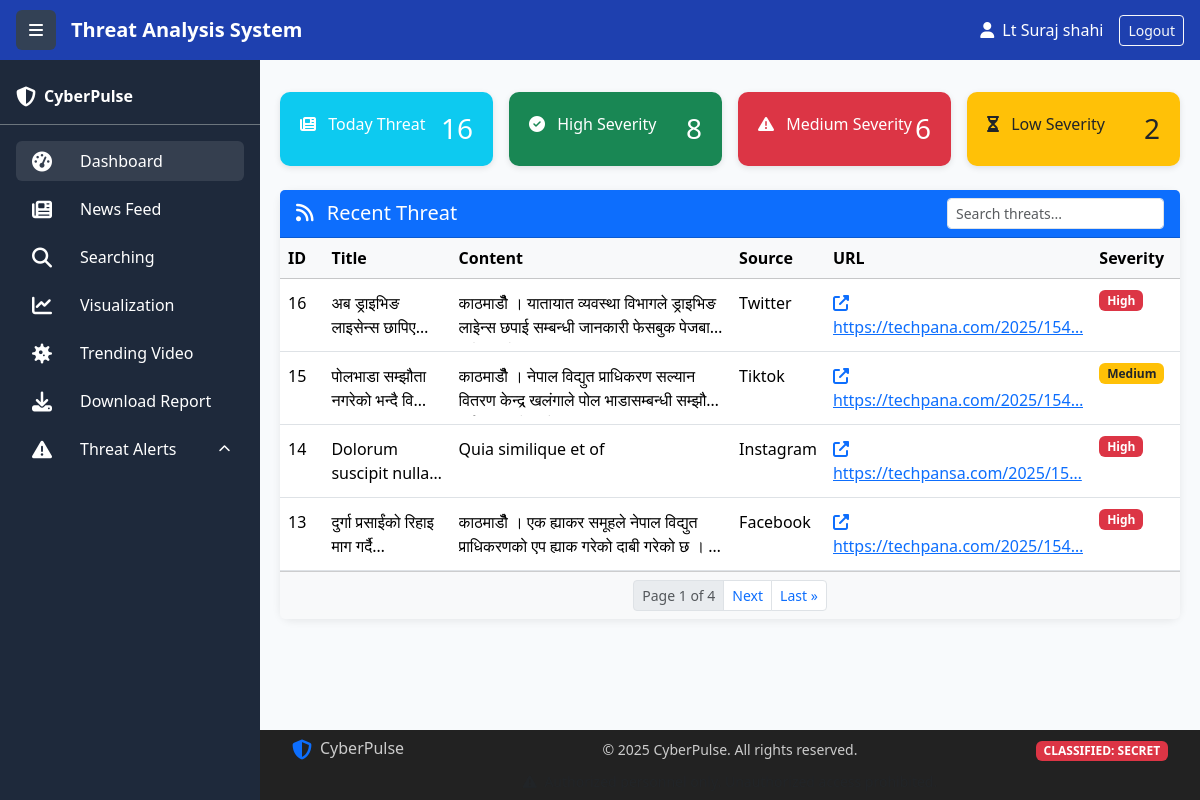
Before: /dashboard/ with the older database file.
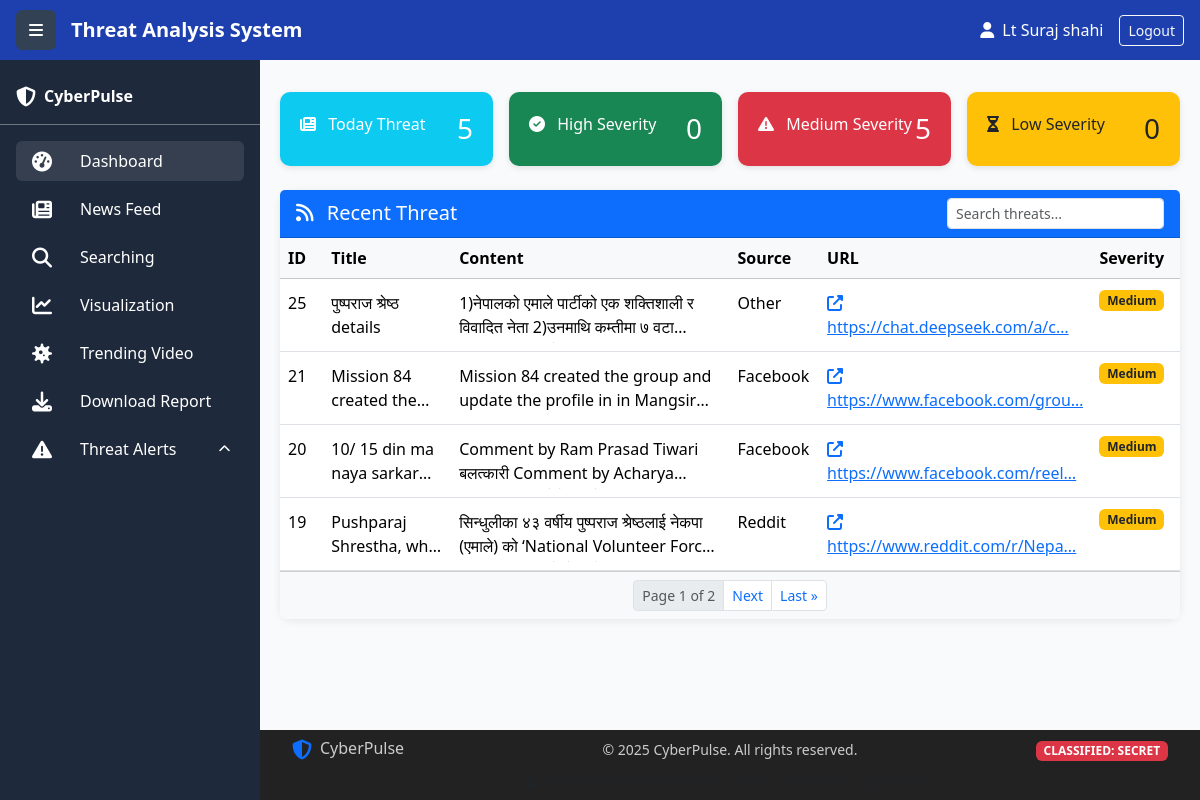
After: the same page with the newer database file.
### collect/models.py (models this page shows, shortened)
class ThreatAlert(models.Model):
    CATEGORY_CHOICES = [
        ('Genz', 'Genz'),
        ('PM', 'PM'),
        ('People', 'People'),
        ('Protest', 'Protest'),
        ('Disinformation', 'Disinformation / Fake News'),
        ('Army', 'Army'),
        ('Police', 'Police'),
        ('APF', 'APF'),
        ('NationalCyberCrime', 'National CyberCrime'),
        ('InternationalCyberCrime', 'International CyberCrime'),
        ('ElectionManipulation', 'Election Manipulation'),
        ('SocialEngineering', 'Social Engineering'),
        ('DataLeak', 'Data Leak'),
        ('Scam', 'Financial Scam'),
        ('Impersonation', 'Impersonation'),
        ('Malware', 'Malware / Infected Links'),
        ('Other', 'Other'),
    ]
    SEVERITY_CHOICES = [
        ('low', 'Low'),
        ('medium', 'Medium'),
        ('high', 'High'),
         ('critical', 'Critical'),
    ]
    title = models.CharField(max_length=300)
    image = models.ImageField(upload_to='threat_alerts/', blank=True, null=True)
    video = models.FileField(upload_to='threat_alerts/videos/', blank=True, null=True,
                           help_text="Upload video files")
    content = models.TextField()
    category = models.CharField(
        max_length=50,
        choices=CATEGORY_CHOICES,
        default='Other'
    )
    source = models.CharField(max_length=50, default='unknown')
    url = models.URLField(unique=True)
    severity = models.CharField(
        max_length=10,
        choices=SEVERITY_CHOICES,
        default='low'
    )
    timestamp = models.DateTimeField(auto_now_add=True)

### collect/views.py (the view)
# urls.py: path('dashboard/', views.dashboard, name='dashboard'),
def dashboard(request):
    user = request.user
    role_map = {2: 'Admin', 1: 'Analyst', 0: 'Viewer'}
    role_display = role_map.get(getattr(user, 'role', 0), 'Unknown')
    query = request.GET.get('q', '').strip()
    threats = ThreatAlert.objects.all().order_by('-timestamp')  # 🔸 Usually newest first
    if query:
        threats = threats.filter(
            Q(title__icontains=query) |
            Q(content__icontains=query) |
            Q(source__icontains=query)
        )
    total_threats = threats.count()
    high_severity = threats.filter(severity='high').count()
    medium_severity = threats.filter(severity='medium').count()
    low_severity = threats.filter(severity='low').count()
    paginator = Paginator(threats, 4)
    page_number = request.GET.get('page')
    threats_page = paginator.get_page(page_number)
    return render(request, 'dashboard.html', {
        'threats': threats_page,
        'total_threats': total_threats,
        'high_severity': high_severity,
        'medium_severity': medium_severity,
        'low_severity': low_severity,
        'role_display': role_display,
    })

### templates/dashboard.html (shortened to what this page needs)
{% extends "base.html" %}
{% block content %}
<div class="row g-3 mb-4">
  <div class="col-lg-3 col-md-6">
    <div class="info-box bg-info">
      <div class="d-flex justify-content-between align-items-start">
        <div><i class="fas fa-newspaper me-2"></i> Today Threat</div>
        <h3 class="mb-0">{{ total_threats }}</h3>
      </div>
    </div>
  </div>
  <div class="col-lg-3 col-md-6">
    <div class="info-box bg-success">
      <div class="d-flex justify-content-between align-items-start">
        <div><i class="fas fa-check-circle me-2"></i> High Severity</div>
        <h3 class="mb-0">{{ high_severity }}</h3>
      </div>
    </div>
  </div>
  <div class="col-lg-3 col-md-6">
    <div class="info-box bg-danger">
      <div class="d-flex justify-content-between align-items-start">
        <div><i class="fas fa-exclamation-triangle me-2"></i> Medium Severity</div>
        <h3 class="mb-0">{{ medium_severity }}</h3>
      </div>
    </div>
  </div>
  <div class="col-lg-3 col-md-6">
    <div class="info-box bg-warning text-dark">
      <div class="d-flex justify-content-between align-items-start">
        <div><i class="fas fa-hourglass-half me-2"></i> Low Severity</div>
        <h3 class="mb-0">{{ low_severity }}</h3>
      </div>
    </div>
  </div>
</div>
<div class="card border-0">
  <div class="card-header bg-primary text-white d-flex flex-column flex-md-row justify-content-md-between align-items-md-center gap-2">
    <h5 class="mb-0"><i class="fas fa-rss me-2"></i> Recent Threat</h5>
    <div class="d-flex gap-2 w-25 w-md-auto">
      <input type="text" id="threatSearch" class="form-control form-control-sm" placeholder="Search threats...">
    </div>
  </div>
  <div class="card-body p-0">
    <div class="table-responsive">
      <table class="table table-hover mb-0" id="threatTable">
        <thead class="table-light">
          <tr>
            <th style="width: 5%;">ID</th>
            <th style="width: 15%;">Title</th>
            <th style="width: 35%;">Content</th>
            <th style="width: 10%;">Source</th>
            <th style="width: 25%;">URL</th>
            <th style="width: 10%;">Severity</th>
          </tr>
        </thead>
        <tbody>
          {% for threat in threats %}
          <tr>
            <td>
              <div class="expandable-cell"
                   data-full="{{ threat.id }}"
                   data-truncated="{{ threat.id }}">
                {{ threat.id }}
              </div>
            </td>
            <td>
              <div class="expandable-cell"
                   data-full="{{ threat.title }}"
                   data-truncated="{{ threat.title|truncatechars:30 }}">
                {{ threat.title|truncatechars:30 }}
              </div>
            </td>
            <td>
              <div class="expandable-cell"
                   data-full="{{ threat.content }}"
                   data-truncated="{{ threat.content|truncatewords:15 }}">
                {{ threat.content|truncatewords:15 }}
              </div>
            </td>
            <td>
              <div class="expandable-cell"
                   data-full="{{ threat.source }}"
                   data-truncated="{{ threat.source|truncatechars:20 }}">
                {{ threat.source|truncatechars:20 }}
              </div>
            </td>
            <td>
              {% if threat.url %}
                <a href="{{ threat.url }}" target="_blank" rel="noopener noreferrer" class="text-primary">
                  <div class="expandable-cell"
                       data-full="{{ threat.url }}"
                       data-truncated="{{ threat.url|truncatechars:30 }}">
                    <i class="fas fa-external-link-alt me-1"></i>
                    {{ threat.url|truncatechars:30 }}
                  </div>
                </a>
              {% else %}
                <span class="text-muted">—</span>
              {% endif %}
            </td>
            <td>
              {% if threat.severity == 'high' %}
                <span class="badge bg-danger">High</span>
              {% elif threat.severity == 'medium' %}
                <span class="badge bg-warning text-dark">Medium</span>
              {% else %}
                <span class="badge bg-secondary">Low</span>
              {% endif %}
            </td>
          </tr>
          {% empty %}
          <tr>
            <td colspan="6" class="text-center py-3">No threats found.</td>
          </tr>
          {% endfor %}
        </tbody>
      </table>
    </div>
    {% if threats.has_other_pages %}
      <div class="card-footer bg-light d-flex justify-content-center">
        <nav aria-label="Threat pagination">
          <ul class="pagination pagination-sm mb-0">
            <li class="page-item disabled">
              <span class="page-link">Page {{ threats.number }} of {{ threats.paginator.num_pages }}</span>
            </li>
            {% if threats.has_next %}
              <li class="page-item">
                <a class="page-link" href="?page={{ threats.next_page_number }}{% if request.GET.q %}&q={{ request.GET.q }}{% endif %}">Next</a>
              </li>
              <li class="page-item">
                <a class="page-link" href="?page={{ threats.paginator.num_pages }}{% if request.GET.q %}&q={{ request.GET.q }}{% endif %}">Last &raquo;</a>
              </li>
            {% endif %}
          </ul>
        </nav>
      </div>
    {% endif %}
  </div>
</div>
{% endblock %}

### templates/base.html (shortened to what this page needs)
<!DOCTYPE html>
<html lang="en">
<head>
  <link href="https://cdn.jsdelivr.net/npm/bootstrap@5.3.3/dist/css/bootstrap.min.css" rel="stylesheet">
  <link rel="stylesheet" href="https://cdnjs.cloudflare.com/ajax/libs/font-awesome/6.5.0/css/all.min.css">
</head>
<body>
  <nav class="main-navbar d-flex align-items-center px-3">
    <button class="sidebar-toggle" id="sidebarToggle">
      <i class="fas fa-bars"></i>
    </button>
    <span class="text-white fw-bold fs-5">Threat Analysis System</span>
    <div class="ms-auto d-flex align-items-center text-white">
      <span class="d-none d-md-inline me-3">
        <i class="fas fa-user me-1"></i> Lt Suraj shahi
      </span>
      <a href="" class="btn btn-outline-light btn-sm">Logout</a>
    </div>
  </nav>
  <aside class="main-sidebar" id="mainSidebar">
    <div class="p-3 pt-4 border-bottom border-secondary">
      <div class="d-flex align-items-center">
        <i class="fas fa-shield-alt fa-lg"></i>
        <span class="sidebar-text ms-2 fw-bold">CyberPulse</span>
      </div>
    </div>
    {% include 'sidebar_menu.html' %}
  </aside>
  <main class="main-content">
    {% block content %}{% endblock %}
  </main>
  <footer class="fixed-footer">
    <div class="container h-100 d-flex flex-column justify-content-center">
      <div class="row align-items-center">
        <div class="col-md-4 mb-2 mb-md-0">
          <div class="d-flex align-items-center">
            <i class="fas fa-shield-alt fa-lg me-2 text-primary"></i>
            <span class="h6 mb-0">CyberPulse</span>
          </div>
        </div>
        <div class="col-md-4 text-center mb-2 mb-md-0">
          <small>&copy; <span id="current-year"></span> CyberPulse. All rights reserved.</small>
        </div>
        <div class="col-md-4 text-md-end">
          <span class="badge bg-danger small">CLASSIFIED: SECRET</span>
        </div>
      </div>
      <div class="row mt-2">
        <div class="col-12 text-center">
          <small class="text-muted">
            <i class="fas fa-exclamation-triangle me-1"></i>
          </small>
        </div>
      </div>
    </div>
  </footer>
</body>
</html>

### templates/sidebar_menu.html (shortened to what this page needs)
<ul class="nav flex-column py-3 px-3">
  <li class="nav-item mb-2">
    <a class="nav-link d-flex align-items-center text-white py-2 px-3 rounded {% if request.resolver_match.url_name == 'dashboard' %}active{% endif %}"
       href="{% url 'dashboard' %}">
      <i class="fas fa-tachometer-alt nav-icon fa-lg"></i>
      <span class="sidebar-text ms-3">Dashboard</span>
    </a>
  </li>
  <li class="nav-item mb-2">
    <a class="nav-link d-flex align-items-center text-white py-2 px-3 rounded"
     href="{% url 'news_feed' %}">
      <i class="fas fa-newspaper nav-icon fa-lg"></i>
      <span class="sidebar-text ms-3">News Feed</span>
    </a>
  </li>
  <li class="nav-item mb-2">
    <a class="nav-link d-flex align-items-center text-white py-2 px-3 rounded"
     href="{% url 'news_search' %}">
     <i class="fas fa-search nav-icon fa-lg"></i>
      <span class="sidebar-text ms-3">Searching</span>
    </a>
  </li>
  <li class="nav-item mb-2">
    <a class="nav-link d-flex align-items-center text-white py-2 px-3 rounded"
     href="{% url 'news_visualization' %}">
      <i class="fas fa-chart-line nav-icon fa-lg"></i>
      <span class="sidebar-text ms-3">Visualization</span>
    </a>
  </li>
  <li class="nav-item mb-2">
    <a class="nav-link d-flex align-items-center text-white py-2 px-3 rounded"
     href="{% url 'news_trending' %}">
      <i class="fas fa-virus nav-icon fa-lg"></i>
      <span class="sidebar-text ms-3">Trending Video</span>
    </a>
  </li>
  <li class="nav-item mb-2">
    <a class="nav-link d-flex align-items-center text-white py-2 px-3 rounded"
     href="{% url 'news_report' %}">
      <i class="fas fa-download nav-icon fa-lg"></i>
      <span class="sidebar-text ms-3">Download Report</span>
    </a>
  </li>
  <li class="nav-item mb-2">
    <a class="nav-link d-flex align-items-center text-white py-2 px-3 rounded collapsed"
       data-bs-toggle="collapse" href="#threatSubmenu" role="button"
       aria-expanded="false" aria-controls="threatSubmenu">
      <i class="fas fa-exclamation-triangle nav-icon fa-lg"></i>
      <span class="sidebar-text ms-3">Threat Alerts</span>
      <i class="fas fa-chevron-right ms-auto sidebar-toggle-icon"></i>
    </a>
  </li>
</ul>

### templates/base.html (style rules this page uses)
:root { --sidebar-width: 260px; --footer-height: 120px; }
body { margin: 0; background-color: #f8fafc; overflow-x: hidden; }
.main-navbar { position: fixed; top: 0; left: 0; right: 0; z-index: 1050; background: #1e40af; height: 60px; }
.main-sidebar { position: fixed; top: 60px; left: 0; width: var(--sidebar-width); height: calc(100vh - 60px); background: #1e293b; color: white; z-index: 1000; overflow-y: auto; transition: transform 0.3s ease; }
.main-content { margin-left: var(--sidebar-width); margin-top: 48px; padding: 20px; padding-bottom: calc(var(--footer-height) + 20px); transition: margin-left 0.3s; max-height: calc(100vh - 60px); overflow-y: auto; }
.fixed-footer { position: fixed; bottom: 0; left: var(--sidebar-width); right: 0; height: 70px; background: #222; color: #ccc; z-index: 1040; padding: 0 20px; transition: left 0.3s; }
.sidebar-toggle { background: #334155; border: none; color: white; width: 40px; height: 40px; border-radius: 6px; display: flex; align-items: center; justify-content: center; margin-right: 15px; }
.nav-link { color: #cbd5e1; font-weight: 500; }
.nav-link:hover, .nav-link.active { background: rgba(255,255,255,0.1); color: white; }
.nav-icon { min-width: 32px; }
.sidebar-text { transition: opacity 0.2s; }
.info-box { border-radius: 10px; padding: 20px; color: white; box-shadow: 0 2px 6px rgba(0,0,0,0.1); margin-top: 24px; }
.card { border-radius: 12px; box-shadow: 0 2px 8px rgba(0,0,0,0.08); border: none; }

### templates/sidebar_menu.html (style rules this page uses)
.sidebar-toggle-icon { transition: transform 0.2s ease; font-size: 0.75rem; }
.collapsed .sidebar-toggle-icon { transform: rotate(-90deg); }

### templates/dashboard.html (style rules this page uses)
.expandable-cell { cursor: pointer; min-height: 30px; display: -webkit-box; -webkit-line-clamp: 2; -webkit-box-orient: vertical; overflow: hidden; text-overflow: ellipsis; position: relative; padding: 4px 0; line-clamp: 2; }

Changed rows visible on the page:
removed ThreatAlert: id "16", title "अब ड्राइभिङ लाइसेन्स…", content "काठमाडौँ । यातायात व्यवस्था विभागले ड्राइभिङ लाइेन्स छपाई सम्बन्धी जानकारी फेसबुक…", source "Twitter", url "https://techpana.com/2025/154…", severity "High"
removed ThreatAlert: id "15", title "पोलभाडा सम्झौता नगरेको भन्दै वि…", content "काठमाडौँ । नेपाल विद्युत प्राधिकरण सल्यान वितरण केन्द्र खलंगाले पोल भाडासम्बन्धी…", source "Tiktok", url "https://techpana.com/2025/154…", severity "Medium"
removed ThreatAlert: id "14", title "Dolorum suscipit…", content "Quia similique et of", source "Instagram", url "https://techpansa.com/2025/15…", severity "High"
removed ThreatAlert: id "13", title "दुर्गा प्रसाईंको रिहाइ माग गर्दै…", content "काठमाडौँ । एक ह्याकर समूहले नेपाल विद्युत प्राधिकरणको एप ह्याक गरेको दाबी गरेको छ । …", source "Facebook", url "https://techpana.com/2025/154…", severity "High"
added ThreatAlert: id "25", title "पुष्पराज श्रेष्ठ details", content "1)नेपालको एमाले पार्टीको एक शक्तिशाली र विवादित नेता 2)उनमाथि कम्तीमा ७…", source "Other", url "https://chat.deepseek.com/a/c…", severity "Medium"
added ThreatAlert: id "21", title "Mission 84 created…", content "Mission 84 created the group and update the profile in in…", source "Facebook", url "https://www.facebook.com/grou…", severity "Medium"
added ThreatAlert: id "20", title "10/ 15 din ma naya…", content "Comment by Ram Prasad Tiwari बलत्कारी Comment by…", source "Facebook", url "https://www.facebook.com/reel…", severity "Medium"
added ThreatAlert: id "19", title "Pushparaj Shrestha,…", content "सिन्धुलीका ४३ वर्षीय पुष्पराज श्रेष्ठलाई नेकपा (एमाले) को ‘National Volunteer…", source "Reddit", url "https://www.reddit.com/r/Nepa…", severity "Medium"
Other visible differences:
{{ total_threats }}: "16" → "5"
{{ high_severity }}: "8" → "0"
{{ medium_severity }}: "6" → "5"
{{ low_severity }}: "2" → "0"
{{ threats.paginator.num_pages }}: "4" → "2"
